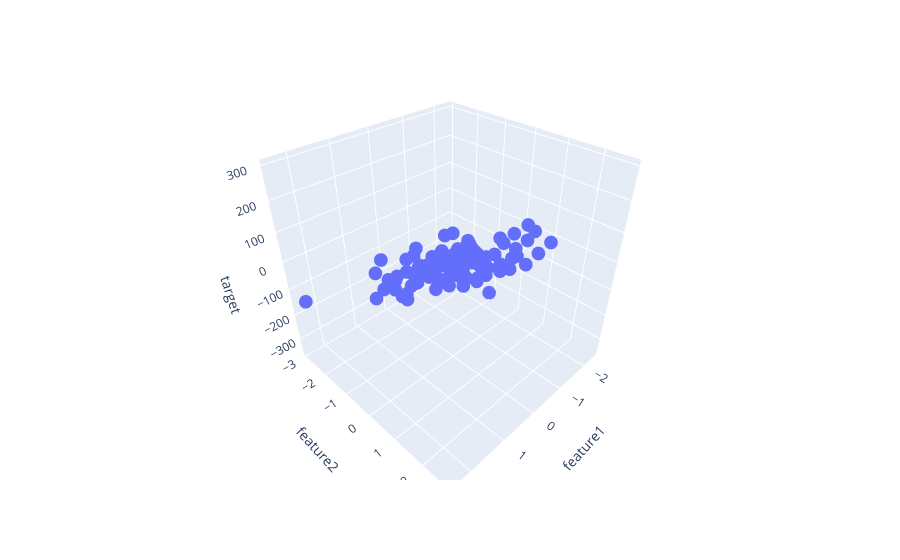

The notebook cell saved with this chart:
### Code cell
# Now here we wanna  visualiaze dataset in 3D space
# x-axis: Feature 1 (first input variable)
# y-axis: Feature 2 (second input variable)
# z-axis: Target (what we want to predict)
fig = px.scatter_3d(df, x='feature1', y='feature2', z='target')

fig.show()
